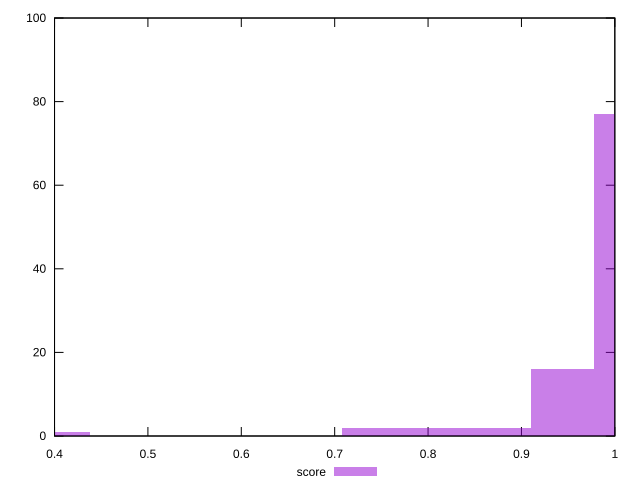

Here is the gnuplot script that generated this plot:
reset

$score <<EOF
0.7420745730368433 2
0.9444585475014369 16
1.011919872322968 77
0.8095358978583744 2
0.4047679489291872 1
0.8769972226799057 2
EOF

set key outside below
set boxwidth 0.06746132482153121
set xrange [0.4:1]
set yrange [0:100]
set trange [0:100]
set style fill transparent solid 0.5 noborder
set terminal svg size 640, 490 enhanced background rgb 'white'
set output "report_00019_2021-02-10T18-14-37.922Z//max-potential-fid/samples/pages+cached+noadtech+nomedia+nocss/score/histogram.svg"

plot $score title "score" with boxes

reset
